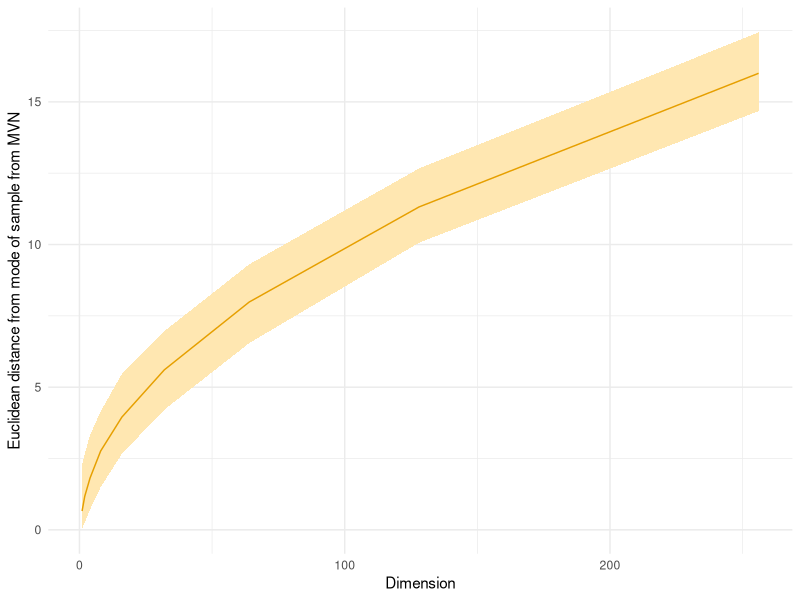
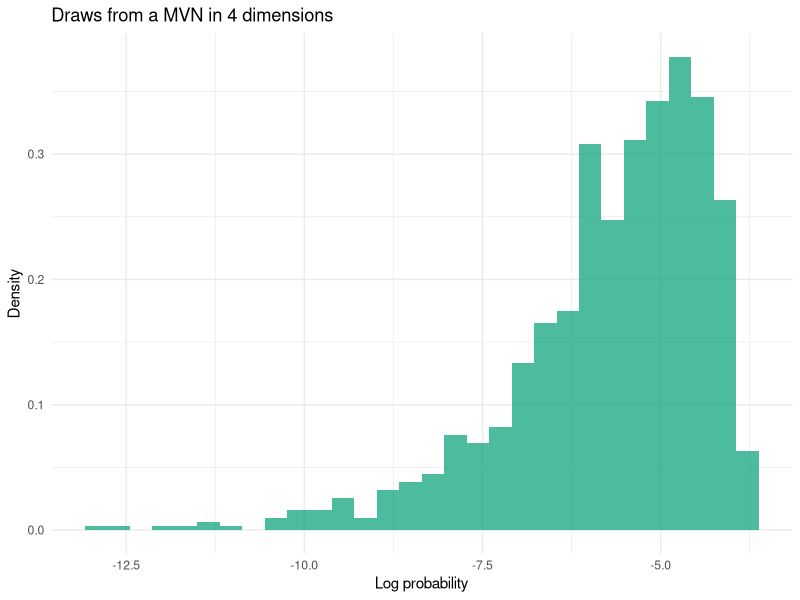
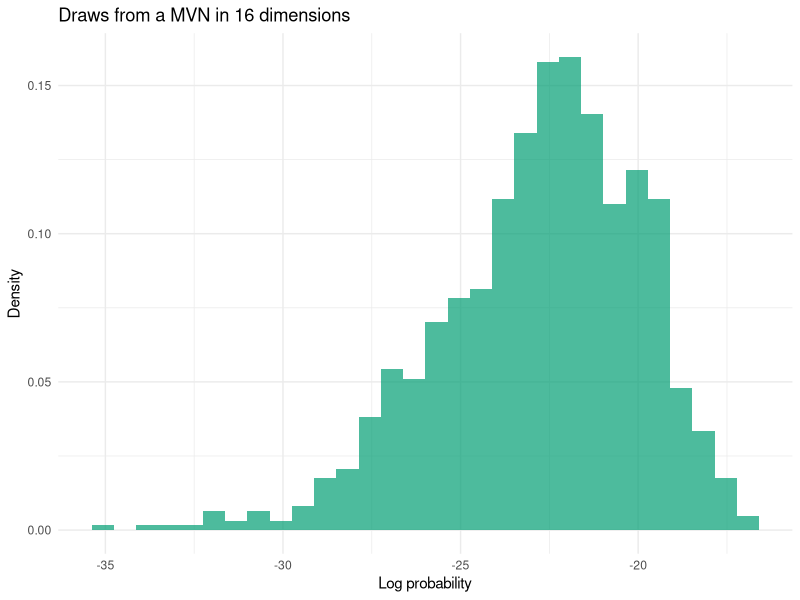

R code for these plots, in order:
## ---- chunk 1
library(ggplot2)
library(purrr)
pal <- c("#56B4E9", "#009E73", "#E69F00")
## ---- chunk 2
df <- purrr::map_df(2^{0:8}, function(x) {
  samps <- sqrt(rchisq(n = 1000, df = x))
  quans <- quantile(samps, c(0.025, 0.5, 0.975))
  return(c("dof" = x, quans))
})

ggplot(df, aes(x = dof, y = `50%`)) +
  geom_ribbon(aes(ymin = `2.5%`, ymax = `97.5%`), fill = "#FFE7B1") +
  geom_line(color = pal[3]) +
  theme_minimal() +
  labs(x = "Dimension", y = "Euclidean distance from mode of sample from MVN")
## ---- chunk 3
lp_histogram <- function(dim) {
  samps <- MASS::mvrnorm(n = 1000, mu = rep(0, times = dim), Sigma = diag(nrow = dim, ncol = dim))
  lp <- apply(dnorm(samps, log = TRUE), 1, sum)
  text <- paste0("Draws from a MVN in ", dim, " dimensions") 
  ggplot(data = data.frame("lp" = lp) , aes(x = lp, after_stat(density))) +
    geom_histogram(fill = pal[2], alpha = 0.7) +
    theme_minimal() +
    labs(x = "Log probability", y = "Density", title = text)
}

lp_histogram(4)
## ---- chunk 4
lp_histogram(16)
